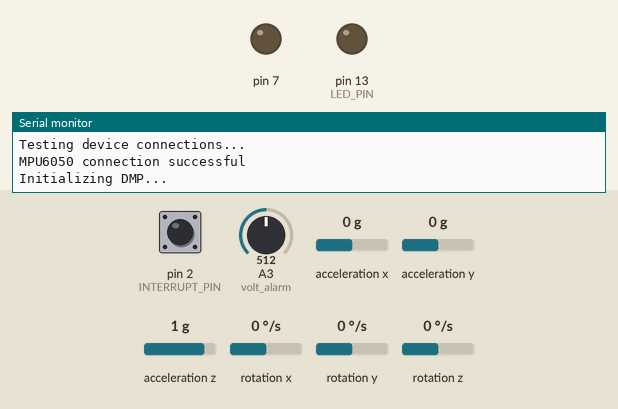
Simulated run of this sketch. Board: Arduino Uno, built with avr-gcc and run on an emulated ATmega328P. On the bench: output pins drawn as LEDs (lit = HIGH), the last lines printed to the serial monitor. Dashed ring = blinking. The inputs (shaded band) are chosen by the test bench; at power-on: A3 (volt_alarm) = 512, pin 2 (INTERRUPT_PIN) LOW, acceleration x 0 g, acceleration y 0 g, acceleration z 1 g, rotation x 0 °/s, rotation y 0 °/s, rotation z 0 °/s. The sensor or clock chip raises its interrupt line as the real part does.

Above: at 0.1 s.
At 1.7 s:
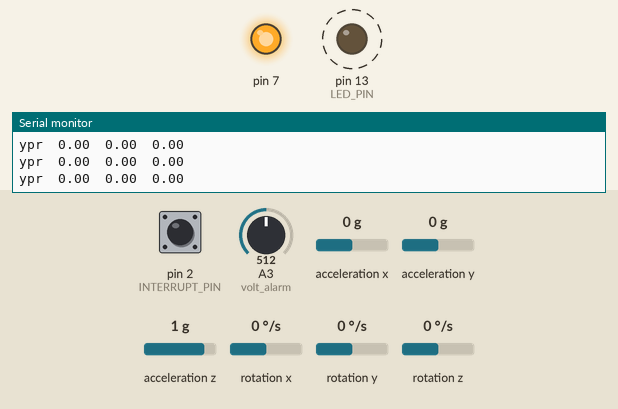
1.8 s: A3 (volt_alarm) set to 992
Timing chart, 0 to 10.8 s (numbered marks = the images above; inputs shaded):
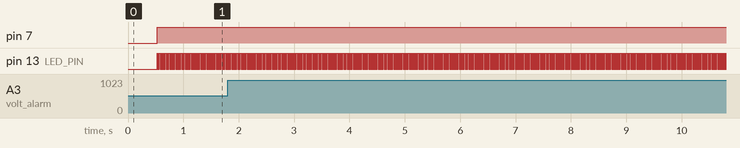

The sketch:

Final.ino
```cpp
//=====================================================================================================================================================

#include "I2Cdev.h"

#include "MPU6050_6Axis_MotionApps20.h"

#if I2CDEV_IMPLEMENTATION == I2CDEV_ARDUINO_WIRE
    #include "Wire.h"

#endif

MPU6050 mpu;

#define OUTPUT_READABLE_YAWPITCHROLL

#define INTERRUPT_PIN 2

#define LED_PIN 13

bool blinkState = false;

bool dmpReady = false;

uint8_t mpuIntStatus;

uint8_t devStatus;

uint16_t packetSize;

uint16_t fifoCount;

uint8_t fifoBuffer[64];

Quaternion q;

VectorInt16 aa;

VectorInt16 aaReal;

VectorInt16 aaWorld;

VectorFloat gravity;

float euler[3];

float ypr[3];

uint8_t teapotPacket[14] = { '$', 0x02, 0,0, 0,0, 0,0, 0,0, 0x00, 0x00, '\r', '\n' };

volatile bool mpuInterrupt = false;

void dmpDataReady() {
    mpuInterrupt = true;
}

//=====================================================================================================================================================

float voltage = 0;

void setup() {

  MPU_Setup();

  pinMode(7, OUTPUT);

  pinMode(A3, INPUT);

  digitalWrite(7, LOW);

}

void loop() {

  MPU_Run();

  volt_alarm();


}
```

MPU6050_DMP6.ino
```cpp
void MPU_Setup() {

    #if I2CDEV_IMPLEMENTATION == I2CDEV_ARDUINO_WIRE
        Wire.begin();
        Wire.setClock(400000);
    #elif I2CDEV_IMPLEMENTATION == I2CDEV_BUILTIN_FASTWIRE
        Fastwire::setup(400, true);
    #endif

    Serial.begin(115200);
    while (!Serial);

    Serial.println(F("Initializing I2C devices..."));
    mpu.initialize();
    pinMode(INTERRUPT_PIN, INPUT);

    Serial.println(F("Testing device connections..."));
    Serial.println(mpu.testConnection() ? F("MPU6050 connection successful") : F("MPU6050 connection failed"));

    Serial.println(F("Initializing DMP..."));
    devStatus = mpu.dmpInitialize();

    mpu.setXGyroOffset(220);
    mpu.setYGyroOffset(76);
    mpu.setZGyroOffset(-85);
    mpu.setZAccelOffset(1788);

    if (devStatus == 0) {

        Serial.println(F("Enabling DMP..."));
        mpu.setDMPEnabled(true);
        Serial.println(F("Enabling interrupt detection (Arduino external interrupt 0)..."));
        attachInterrupt(digitalPinToInterrupt(INTERRUPT_PIN), dmpDataReady, RISING);
        mpuIntStatus = mpu.getIntStatus();
        Serial.println(F("DMP ready! Waiting for first interrupt..."));
        dmpReady = true;
        packetSize = mpu.dmpGetFIFOPacketSize();
    } else {

        Serial.print(F("DMP Initialization failed (code "));
        Serial.print(devStatus);
        Serial.println(F(")"));
    }

    // configure LED for output
    pinMode(LED_PIN, OUTPUT);
}


void MPU_Run() {

    if (!dmpReady) return;

    // wait for MPU interrupt or extra packet(s) available
    while (!mpuInterrupt && fifoCount < packetSize) {

    }


    mpuInterrupt = false;
    mpuIntStatus = mpu.getIntStatus();


    fifoCount = mpu.getFIFOCount();


    if ((mpuIntStatus & 0x10) || fifoCount == 1024) {

        mpu.resetFIFO();
        Serial.println(F("FIFO overflow!"));

    } else if (mpuIntStatus & 0x02) {
        while (fifoCount < packetSize) fifoCount = mpu.getFIFOCount();

        // read a packet from FIFO
        mpu.getFIFOBytes(fifoBuffer, packetSize);
        fifoCount -= packetSize;

        #ifdef OUTPUT_READABLE_QUATERNION
            mpu.dmpGetQuaternion(&q, fifoBuffer);
            Serial.print("quat\t");
            Serial.print(q.w);
            Serial.print("\t");
            Serial.print(q.x);
            Serial.print("\t");
            Serial.print(q.y);
            Serial.print("\t");
            Serial.println(q.z);
        #endif

        #ifdef OUTPUT_READABLE_EULER

            mpu.dmpGetQuaternion(&q, fifoBuffer);
            mpu.dmpGetEuler(euler, &q);
            Serial.print("euler\t");
            Serial.print(euler[0] * 180/M_PI);
            Serial.print("\t");
            Serial.print(euler[1] * 180/M_PI);
            Serial.print("\t");
            Serial.println(euler[2] * 180/M_PI);
        #endif

        #ifdef OUTPUT_READABLE_YAWPITCHROLL

            mpu.dmpGetQuaternion(&q, fifoBuffer);
            mpu.dmpGetGravity(&gravity, &q);
            mpu.dmpGetYawPitchRoll(ypr, &q, &gravity);
            Serial.print("ypr\t");
            Serial.print(ypr[0] * 180/M_PI);
            Serial.print("\t");
            Serial.print(ypr[1] * 180/M_PI);
            Serial.print("\t");
            Serial.println(ypr[2] * 180/M_PI);
        #endif

        #ifdef OUTPUT_READABLE_REALACCEL

            mpu.dmpGetQuaternion(&q, fifoBuffer);
            mpu.dmpGetAccel(&aa, fifoBuffer);
            mpu.dmpGetGravity(&gravity, &q);
            mpu.dmpGetLinearAccel(&aaReal, &aa, &gravity);
            Serial.print("areal\t");
            Serial.print(aaReal.x);
            Serial.print("\t");
            Serial.print(aaReal.y);
            Serial.print("\t");
            Serial.println(aaReal.z);
        #endif

        #ifdef OUTPUT_READABLE_WORLDACCEL

            mpu.dmpGetQuaternion(&q, fifoBuffer);
            mpu.dmpGetAccel(&aa, fifoBuffer);
            mpu.dmpGetGravity(&gravity, &q);
            mpu.dmpGetLinearAccel(&aaReal, &aa, &gravity);
            mpu.dmpGetLinearAccelInWorld(&aaWorld, &aaReal, &q);
            Serial.print("aworld\t");
            Serial.print(aaWorld.x);
            Serial.print("\t");
            Serial.print(aaWorld.y);
            Serial.print("\t");
            Serial.println(aaWorld.z);
        #endif

        #ifdef OUTPUT_TEAPOT
            // display quaternion values in InvenSense Teapot demo format:
            teapotPacket[2] = fifoBuffer[0];
            teapotPacket[3] = fifoBuffer[1];
            teapotPacket[4] = fifoBuffer[4];
            teapotPacket[5] = fifoBuffer[5];
            teapotPacket[6] = fifoBuffer[8];
            teapotPacket[7] = fifoBuffer[9];
            teapotPacket[8] = fifoBuffer[12];
            teapotPacket[9] = fifoBuffer[13];
            Serial.write(teapotPacket, 14);
            teapotPacket[11]++;
        #endif


        blinkState = !blinkState;
        digitalWrite(LED_PIN, blinkState);
    }
}
```

Voltage_alarm.ino
```cpp
void volt_alarm(){

  voltage = (analogRead(A3)/1023.0) * 5.0;

    if(voltage <= 3.6){

        digitalWrite(7, HIGH);

    }

}
```

Measured:
- by itself, pin 13 (LED_PIN): alternates HIGH for 0.01 s and LOW for 0.01 s
